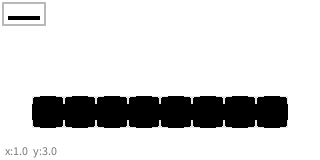
Frame 1 (no input)
Frame 2 (the mouse pressed at the canvas centre, redrawn once): identical to frame 1, image omitted

The Processing sketch that drew this single still picture (run headless with seeded random() and noise(); the mouse was pressed at the canvas centre and the sketch redrawn once):

// Processing sketch: Test2
// ── Test2.pde
int w = 10, h = 5, sc = 32, scs = 4;
float py = 1; 

void settings() { size(w * sc, h * sc); }

void setup() { noStroke(); noLoop(); }

//// Test //////////////
void draw()
{ 
  background(255);
  fill(0); rect(1, h / 2 + py, w - 2, 1);
  scale();
  fill(0, 25); rect(1 * sc,(h / 2 + py) * sc,(w - 2) * sc, 1 * sc);
  fill(120); text("x:" + 1.0 + "  y:" + (h / 2 + py), 5, h * sc - 5);
}

////////////////////////
void keyReleased()
{
  if (keyCode == UP) if (py > -1) py -= 0.25;
  if (keyCode == DOWN) if (py < 1) py += 0.25; 
  redraw();  
}

void scale()
{
  loadPixels(); noStroke();
  for (int y = 0; y < h; y++) 
  for (int x = 0; x < w; x++) { fill(pixels[y * (w * sc) + x]); rect(x * sc, y * sc, sc, sc); }
  fill(255, 255, 255);  
  for (int y = 0; y <= h; y++)
  for (int x = 0; x <= w; x++)
  { rect(x * sc - 1, y * sc - sc / 4, 2, sc / 2); rect(x * sc - sc / 4, y * sc - 1, sc / 2, 2);
    rect(x * sc - 2, y * sc - 2, 4, 4);
  }
  fill(185, 185, 185); rect(2, 2, w * scs + 4, h * scs + 4);
  for (int y = 0; y < h * scs; y++) 
  for (int x = 0; x < w * scs; x++) set(4 + x, 4 + y, pixels[y / scs * (w * sc) + x / scs]);
}
